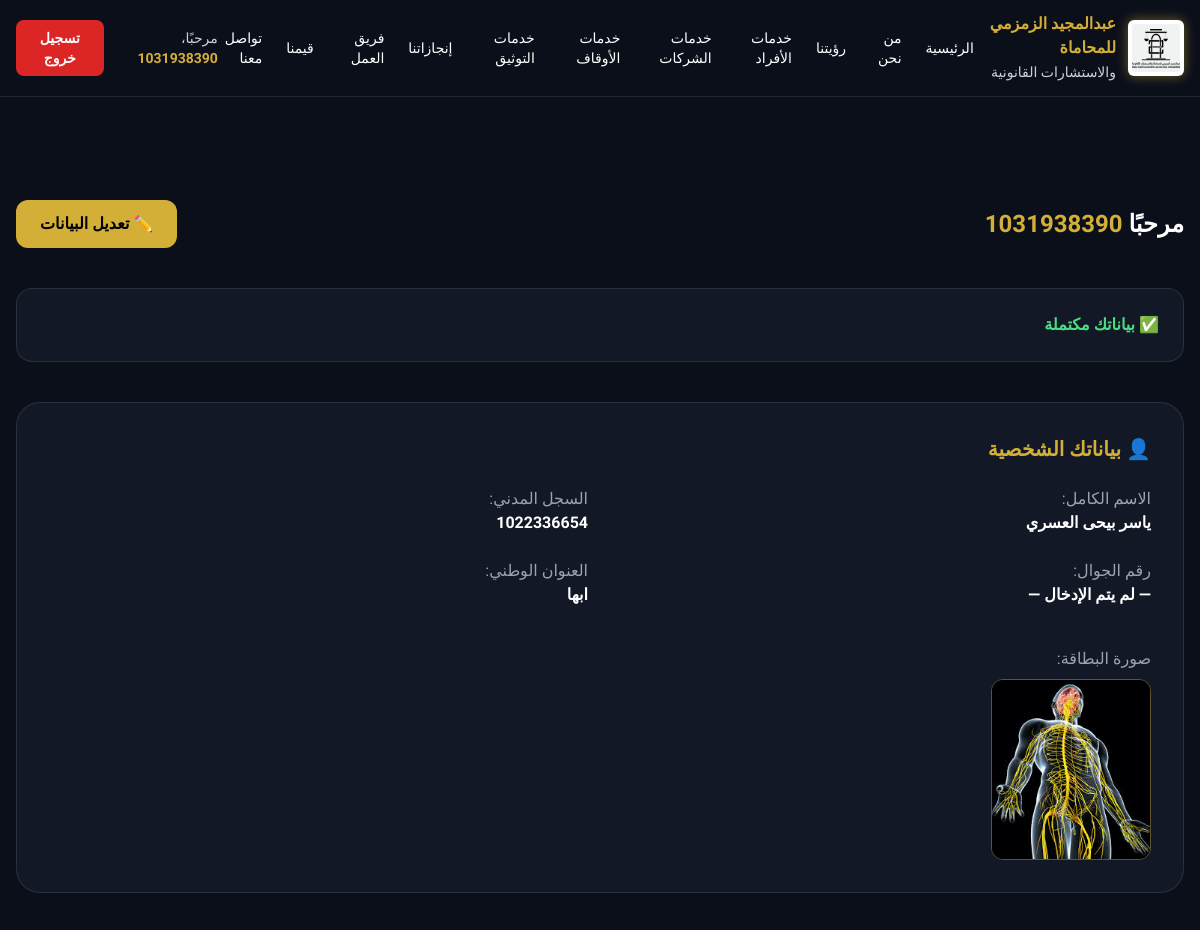
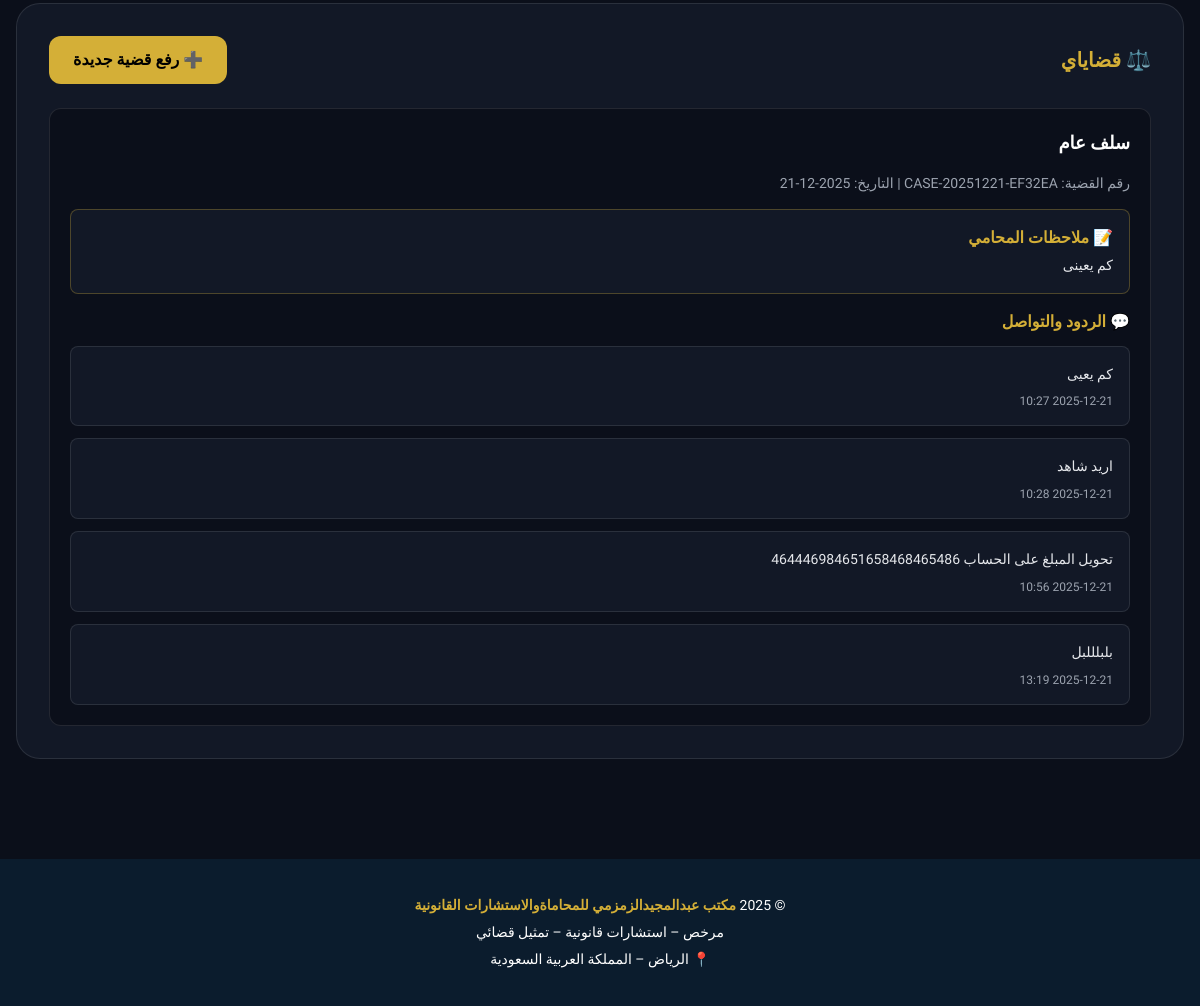
Screenshot of /accounts/dashboard/ (signed in) with the database file from the repository (2 pictures, top to bottom).
### accounts/models.py (models this page shows, shortened)
class User(AbstractUser):
    email = models.EmailField(
        unique=True,
        verbose_name="البريد الإلكتروني"
    )
    phone_number = models.CharField(
        max_length=20,
        unique=True,
        blank=True,
        null=True,
        verbose_name="رقم الجوال"
    )
    is_lawyer = models.BooleanField(
        default=False,
        verbose_name="محامي"
    )
    is_client = models.BooleanField(
        default=False,
        verbose_name="عميل"
    )
    ACCOUNT_STATUS = [
        ("active", "مفعل"),
        ("pending_agreement", "معلّق بانتظار الاتفاقية"),
        ("payment_pending", "بانتظار الدفع"),
    ]
    account_status = models.CharField(
        max_length=30,
        choices=ACCOUNT_STATUS,
        default="active",
        verbose_name="حالة الحساب"
    )
    created_at = models.DateTimeField(
        auto_now_add=True,
        verbose_name="تاريخ الإنشاء"
    )
    updated_at = models.DateTimeField(
        auto_now=True,
        verbose_name="آخر تحديث"
    )
    class Meta:
        verbose_name = "مستخدم"
        verbose_name_plural = "المستخدمون"

class UserProfile(models.Model):
    user = models.OneToOneField(
        User,
        on_delete=models.CASCADE,
        related_name="profile",
        verbose_name="المستخدم"
    )
    full_name = models.CharField(
        max_length=255,
        blank=True,
        null=True,
        verbose_name="الاسم الكامل"
    )
    national_id = models.CharField(
        max_length=20,
        unique=True,
        blank=True,
        null=True,
        verbose_name="السجل المدني"
    )
    address = models.TextField(
        blank=True,
        null=True,
        verbose_name="العنوان الوطني"
    )
    id_card_image = models.ImageField(
        upload_to="profiles/id_cards/",
        blank=True,
        null=True,
        verbose_name="صورة الهوية"
    )
    created_at = models.DateTimeField(
        auto_now_add=True,
        verbose_name="تاريخ الإنشاء"
    )
    class Meta:
        verbose_name = "ملف مستخدم"
        verbose_name_plural = "ملفات المستخدمين"

class Case(models.Model):
    CASE_TYPES = [
        ("civil", "مدنية"),
        ("criminal", "جنائية"),
        ("commercial", "تجارية"),
        ("family", "أحوال شخصية"),
        ("labor", "عمالية"),
        ("other", "أخرى"),
    ]
    CASE_STATUS = [
        ("new", "جديدة"),
        ("under_review", "قيد المراجعة"),
        ("in_progress", "قيد المتابعة"),
        ("closed", "مغلقة"),
    ]
    user = models.ForeignKey(
        User,
        on_delete=models.CASCADE,
        related_name="account_cases",
        verbose_name="العميل"
    )
    case_number = models.CharField(
        max_length=50,
        unique=True,
        blank=True,
        null=True,
        verbose_name="رقم القضية"
    )
    case_type = models.CharField(
        max_length=20,
        choices=CASE_TYPES,
        default="other",
        blank=True,
        verbose_name="نوع القضية"
    )
    title = models.CharField(
        max_length=255,
        verbose_name="عنوان القضية"
    )
    description = models.TextField(
        verbose_name="وصف القضية"
    )
    status = models.CharField(
        max_length=20,
        choices=CASE_STATUS,
        default="new",
        verbose_name="حالة القضية"
    )
    lawyer_notes = models.TextField(
        blank=True,
        null=True,
        verbose_name="ملاحظات المحامي"
    )
    created_at = models.DateTimeField(
        auto_now_add=True,
        verbose_name="تاريخ الإنشاء"
    )
    class Meta:
        verbose_name = "قضية"
        verbose_name_plural = "القضايا"

class CaseReply(models.Model):
    case = models.ForeignKey(
        Case,
        on_delete=models.CASCADE,
        related_name="replies",
        verbose_name="القضية"
    )
    sender = models.ForeignKey(
        User,
        on_delete=models.CASCADE,
        verbose_name="المرسل"
    )
    message = models.TextField(
        verbose_name="الرسالة"
    )
    is_visible_for_client = models.BooleanField(
        default=True,
        verbose_name="مرئي للعميل"
    )
    created_at = models.DateTimeField(
        auto_now_add=True,
        verbose_name="تاريخ الإرسال"
    )
    class Meta:
        verbose_name = "رد"
        verbose_name_plural = "الردود"
        ordering = ["created_at"]

### accounts/views.py (the view)
# urls.py: path('dashboard/', user_dashboard, name='user_dashboard'),
@login_required
def user_dashboard(request):
    redir = _redirect_if_suspended(request, allow_dashboard=True)
    if redir:
        return redir
    profile = getattr(request.user, 'profile', None)
    cases = request.user.account_cases.all().order_by('-created_at')
    latest_agreement = _get_latest_agreement(request.user)
    return render(request, 'accounts/dashboard.html', {
        'profile': profile,
        'cases': cases,
        'documents': request.user.documents.all(),
        'now': timezone.now(),
        'agreement': latest_agreement,
    })

### accounts/views.py (called while the page is built)
def _get_latest_agreement(user):
    if not user.is_authenticated:
        return None
    return user.agreements.order_by('-created_at').first()

def _redirect_if_suspended(request, allow_dashboard=False):
    if request.user.is_authenticated:
        if request.user.account_status in ("pending_agreement", "payment_pending"):
            if allow_dashboard:
                return None
            latest = _get_latest_agreement(request.user)
            if latest:
                return redirect('agreement_view', token=latest.token)
            return redirect('account_suspended')
    return None

### templates/accounts/dashboard.html (shortened to what this page needs)
<!DOCTYPE html>
<html lang="ar" dir="rtl">
<head>
  <script src="https://cdn.tailwindcss.com"></script>
</head>
<body class="bg-dark text-white font-cairo min-h-screen">
{% include "header.html" %}
<div class="h-[80px]"></div>
<div class="container-desktop mx-auto px-4 py-10 space-y-10">
  <div class="flex flex-col sm:flex-row sm:items-center sm:justify-between gap-4">
    <h1 class="text-2xl font-bold">
      مرحبًا <span class="text-gold">{{ request.user.username }}</span>
    </h1>
    <a href="{% url 'profile_update' %}"
       class="bg-gold text-black px-6 py-3 rounded-xl font-bold hover:opacity-90 transition">
      ✏️ تعديل البيانات
    </a>
  </div>
  <div class="bg-card rounded-2xl p-6 border border-white/10 space-y-3">
    {% if profile.full_name and profile.national_id %}
      <p class="text-green-400 font-bold">✅ بياناتك مكتملة</p>
    {% else %}
      <p class="text-yellow-400 font-bold">⚠️ يرجى استكمال بياناتك</p>
    {% endif %}
  </div>
  <div class="bg-card rounded-3xl p-6 sm:p-8 space-y-6 border border-white/10">
    <h2 class="text-xl font-bold text-gold">👤 بياناتك الشخصية</h2>
    <div class="grid grid-cols-1 sm:grid-cols-2 gap-6 text-sm sm:text-base">
      <div>
        <p class="text-gray-400">الاسم الكامل:</p>
        <p class="font-bold">
          {{ profile.full_name|default:"— لم يتم الإدخال —" }}
        </p>
      </div>
      <div>
        <p class="text-gray-400">السجل المدني:</p>
        <p class="font-bold">
          {{ profile.national_id|default:"— لم يتم الإدخال —" }}
        </p>
      </div>
      <div>
        <p class="text-gray-400">رقم الجوال:</p>
        <p class="font-bold">
          {{ request.user.phone_number|default:"— لم يتم الإدخال —" }}
        </p>
      </div>
      <div>
        <p class="text-gray-400">العنوان الوطني:</p>
        <p class="font-bold">
          {{ profile.address|default:"— لم يتم الإدخال —" }}
        </p>
      </div>
    </div>
    <div class="pt-4">
      <p class="text-gray-400 mb-2">صورة البطاقة:</p>
      {% if profile.id_card_image %}
        <img
          src="{{ profile.id_card_image.url }}"
          alt="صورة الهوية"
          class="w-40 rounded-xl border border-gold/40"
        >
      {% else %}
        <p class="text-red-400 text-sm">لم يتم رفع صورة الهوية</p>
      {% endif %}
    </div>
  </div>
  <div class="bg-card rounded-3xl p-6 sm:p-8 space-y-6 border border-white/10">
    <div class="flex flex-col sm:flex-row sm:items-center sm:justify-between gap-4">
      <h2 class="text-xl font-bold text-gold flex items-center gap-2">
        ⚖️ قضاياي
      </h2>
      <a href="{% url 'case_create' %}"
         class="bg-gold text-black px-6 py-3 rounded-xl font-bold hover:opacity-90 transition flex items-center gap-2">
        ➕ رفع قضية جديدة
      </a>
    </div>
    {% if cases %}
      <div class="space-y-6">
        {% for case in cases %}
        <div class="bg-dark rounded-xl p-5 border border-white/10 space-y-4">
          <div class="flex items-center justify-between">
            <p class="font-bold text-lg">{{ case.title }}</p>
          </div>
          <p class="text-sm text-gray-400">
            رقم القضية: {{ case.case_number }} |
            التاريخ: {{ case.created_at|date:"Y-m-d" }}
          </p>
          {% if case.lawyer_notes %}
            <div class="bg-card rounded-lg p-4 border border-gold/30">
              <p class="text-gold font-bold mb-1">📝 ملاحظات المحامي</p>
              <p class="text-sm leading-relaxed text-gray-200">
                {{ case.lawyer_notes }}
              </p>
            </div>
          {% endif %}
          <div class="space-y-3">
            <p class="text-gold font-bold">💬 الردود والتواصل</p>
            {% for reply in case.replies.all %}
              {% if reply.is_visible_for_client %}
              <div class="bg-card rounded-lg p-4 border border-white/10">
                <p class="text-sm text-gray-200 leading-relaxed">
                  {{ reply.message }}
                </p>
                <p class="text-xs text-gray-400 mt-2">
                  {{ reply.created_at|date:"Y-m-d H:i" }}
                </p>
              </div>
              {% endif %}
            {% empty %}
              <p class="text-sm text-gray-500">
                لا توجد ردود حتى الآن.
              </p>
            {% endfor %}
          </div>
        </div>
        {% endfor %}
      </div>
    {% else %}
      <p class="text-gray-400">
        لا توجد قضايا مضافة حتى الآن.
      </p>
    {% endif %}
  </div>
</div>
{% include "footer.html" %}
</body>
</html>

### templates/header.html (shortened to what this page needs)
<header class="bg-dark border-b border-white/10 fixed top-0 w-full z-50">
  <div class="container-desktop mx-auto px-4 py-3 flex items-center justify-between">
    <div class="flex items-center gap-3">
      <img
        src="/media/legal_services/logo.png"
        alt="شعار مكتب عبدالمجيد الزمزمي"
        class="
          w-12 h-12 sm:w-14 sm:h-14
          object-cover object-top
          bg-white rounded-md p-1
          drop-shadow-[0_0_6px_rgba(212,175,55,0.5)]
        "
      />
      <span class="text-gold font-bold text-sm sm:text-base leading-tight">
        عبدالمجيد الزمزمي للمحاماة<br class="hidden sm:block">
        <span class="text-xs sm:text-sm font-normal text-white/80">
          والاستشارات القانونية
        </span>
      </span>
    </div>
    <nav class="hidden md:flex items-center gap-6 text-sm">
      <a href="/" class="hover:text-gold">الرئيسية</a>
      <a href="#services" class="hover:text-gold">من نحن</a>
      <a href="#about" class="hover:text-gold">رؤيتنا</a>
      <a href="#contact" class="hover:text-gold">خدمات الأفراد</a>
      <a href="#contact" class="hover:text-gold">خدمات الشركات</a>
      <a href="#contact" class="hover:text-gold">خدمات الأوقاف</a>
      <a href="#contact" class="hover:text-gold">خدمات التوثيق</a>
      <a href="#contact" class="hover:text-gold">إنجازاتنا</a>
      <a href="#contact" class="hover:text-gold">فريق العمل</a>
      <a href="#contact" class="hover:text-gold">قيمنا</a>
      <a href="#contact" class="hover:text-gold">تواصل معنا</a>
    </nav>
    <div class="hidden md:flex items-center gap-4 text-sm">
      {% if request.user.is_authenticated %}
        <span class="text-white/80">
          مرحبًا، <strong class="text-gold">{{ request.user.username }}</strong>
        </span>
        <form method="post" action="/accounts/logout/">
          <button
            type="submit"
            class="bg-red-600 hover:bg-red-700 text-white px-4 py-2 rounded-lg font-bold transition"
          >
            تسجيل خروج
          </button>
        </form>
      {% endif %}
    </div>
  </div>
</header>
<div class="h-[80px]"></div>

### rows the page displays
User: user.username "1031938390", user.phone_number "— لم يتم الإدخال —"
UserProfile: full_name "ياسر بيحى العسري", national_id "1022336654", address "ابها", id_card_image (picture)
Case: title "سلف عام", case_number "CASE-20251221-EF32EA", created_at "2025-12-21", lawyer_notes "كم يعينى"
CaseReply: message "كم يعيى", created_at "2025-12-21 10:27"
CaseReply: message "اريد شاهد", created_at "2025-12-21 10:28"
CaseReply: message "تحويل المبلغ على الحساب 464446984651658468465486", created_at "2025-12-21 10:56"
CaseReply: message "بلبلللبل", created_at "2025-12-21 13:19"
